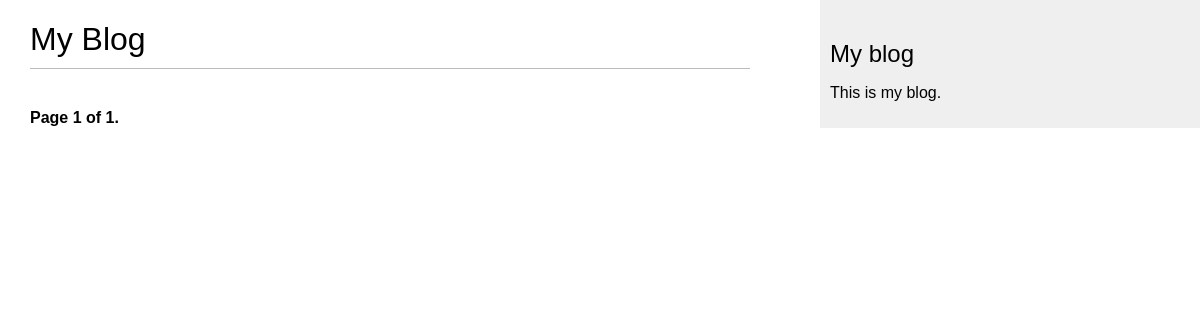
/blog/, run on an earlier commit of the app's database.
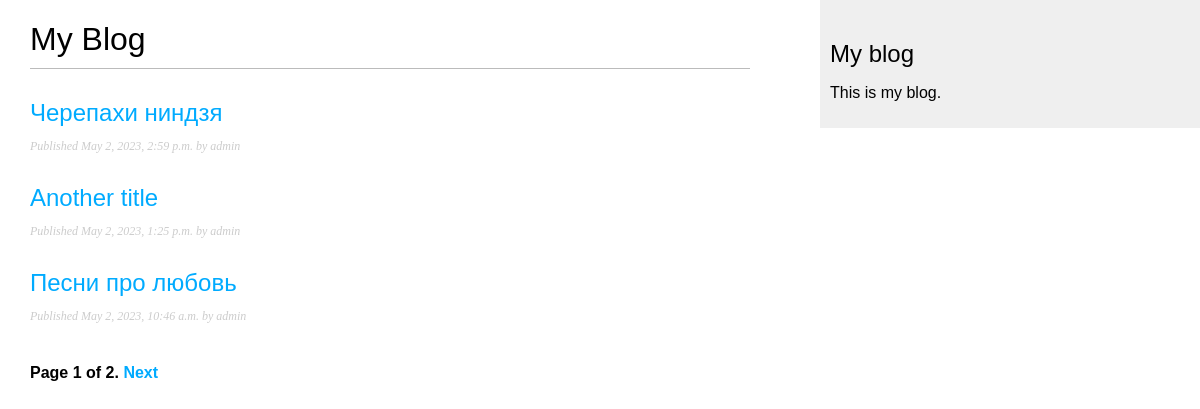
And on a later commit of the database.
### blog/models.py (models this page shows, shortened)
class CoreModel(models.Model):
    created = models.DateTimeField(auto_now_add=True)
    updated = models.DateTimeField(auto_now=True)

class Post(CoreModel):
    STATUS_CHOICES = (
        ('draft', 'Draft'),
        ('published', 'Published'),
    )
    title = models.CharField(max_length=250)
    slug = models.SlugField(
        max_length=250,
        unique_for_date='publish'
    )
    author = models.ForeignKey(
        User,
        on_delete=models.CASCADE,
        related_name='blog_posts',
    )
    body = models.TextField()
    publish = models.DateTimeField(default=timezone.now)
    status = models.CharField(
        max_length=10,
        choices=STATUS_CHOICES,
        default='draft',
    )
    objects = models.Manager()
    published = PublishedManager()
    class Meta:
        ordering = ('-publish',)
    def get_absolute_url(self):
        return reverse('blog:post_detail',
                       args=[self.publish.year,
                             self.publish.month,
                             self.publish.day,
                             self.slug])

### blog/views.py (the view)
# urls.py: path('', views.PostListView.as_view(), name='post_list'),
class PostListView(ListView):
    queryset = Post.published.all()
    context_object_name = 'posts'
    paginate_by = 3
    template_name = 'blog/post/list.html'

### blog/templates/blog/post/list.html (shortened to what this page needs)
{% extends "blog/base.html" %}
{% block content %}
    <h1>My Blog</h1>
    {% for post in posts %}
        <h2>
            <a href="{{ post.get_absolute_url }}">
                {{ post.title }}
            </a>
        </h2>
        <p class="date">
            Published {{ post.publish }} by {{ post.author }}
        </p>
    {% endfor %}
    {% include "pagination.html" with page=page_obj %}
{% endblock %}

### blog/templates/blog/base.html (shortened to what this page needs)
{% load static %}
<!DOCTYPE html>
<html>
    <head>
        <link href="{% static 'css/blog.css' %}" rel="stylesheet">
    </head>
    <body>
        <div id="content">
            {% block content %}
            {% endblock %}
        </div>
        <div id="sidebar">
            <h2>My blog</h2>
            <p>This is my blog.</p>
        </div>
    </body>
</html>

### blog/templates/pagination.html (shortened to what this page needs)
<div class="pagination">
    <span class = "step-links">
        <span class="current">
            Page {{ page.number }} of {{ page.paginator.num_pages }}.
        </span>
        {% if page.has_next %}
        <a href="?page={{ page.next_page_number }}">Next</a>
        {% endif %}
    </span>
</div>

### blog/static/css/blog.css (style rules this page uses)
body { margin:0; padding:0; font-family:helvetica, sans-serif; }
a { color:#00abff; text-decoration:none; }
h1 { font-weight:normal; border-bottom:1px solid #bbb; padding:0 0 10px 0; }
h2 { font-weight:normal; margin:30px 0 0; }
#content { float:left; width:60%; padding:0 0 0 30px; }
#sidebar { float:right; width:30%; padding:10px; background:#efefef; height:100%; }
p.date { color:#ccc; font-family: georgia, serif; font-size: 12px; font-style: italic; }
.pagination { margin:40px 0; font-weight:bold; }

What changed in the data, as far as the page shows it:
added Post: title "Черепахи ниндзя", publish "May 2, 2023, 2:59 p.m.", author "admin"
added Post: title "Another title", publish "May 2, 2023, 1:25 p.m.", author "admin"
now on this page (row edited): Post: title "Песни про любовь", publish "May 2, 2023, 10:46 a.m.", author "admin"
Also different on the page:
{{ page.paginator.num_pages }}: "1" → "2"
text now shown: "Next"
